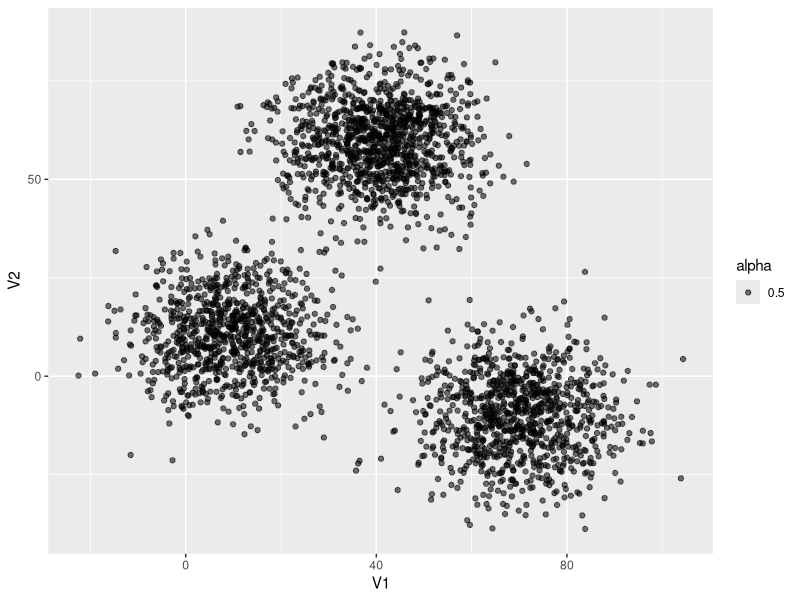
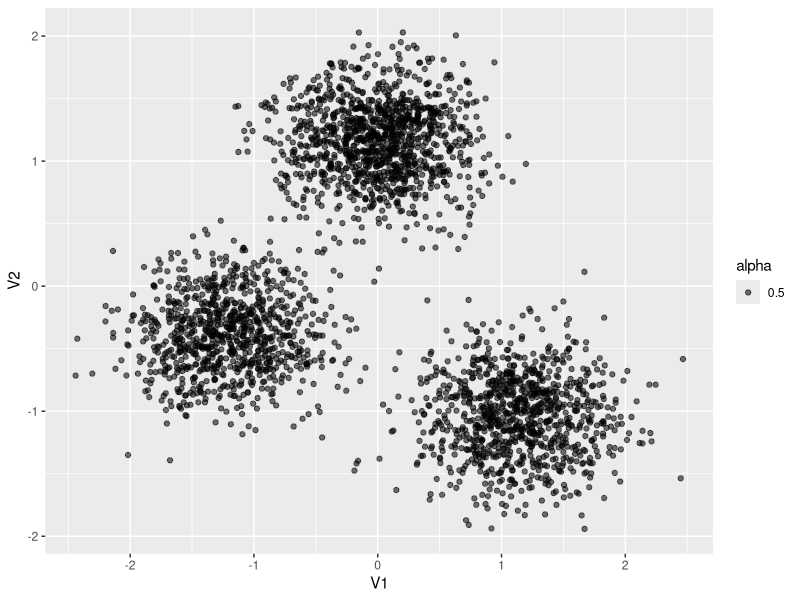
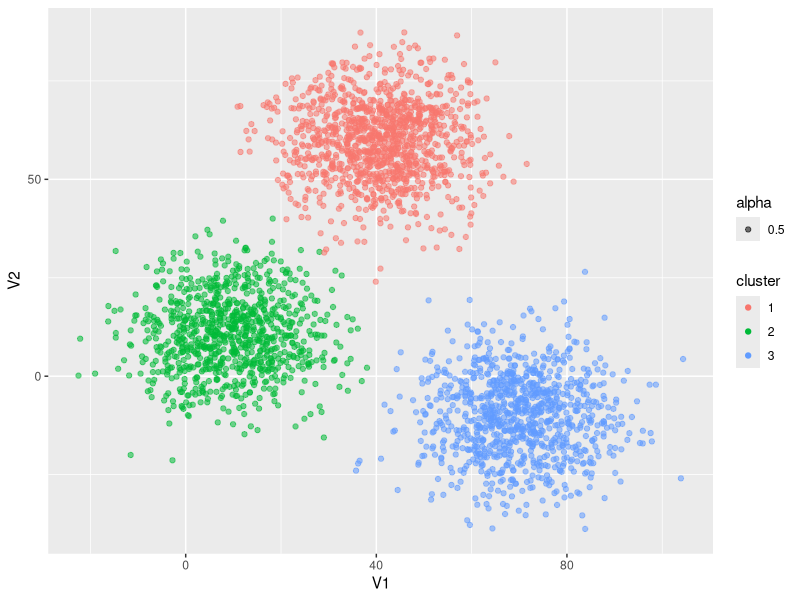
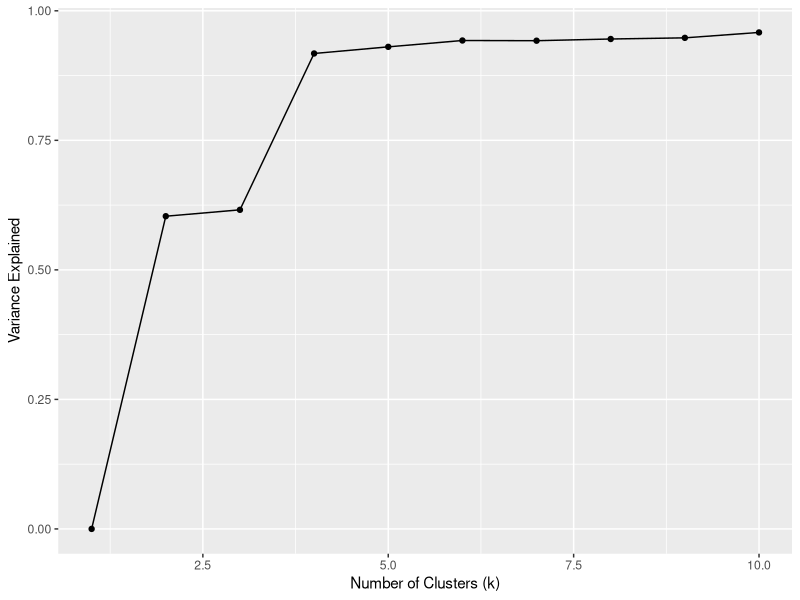

Source code (R) for these figures, in order:
# =====================================================================================================================
# CLUSTERING TUTORIAL
# =====================================================================================================================
install.packages("cluster")
#install.packages("RDatasets")
library(cluster)
library(ggplot2)
library(dplyr)
# XCLARA --------------------------------------------------------------------------------------------------------------
View(xclara)
# Q. Plot the xclara data. How many clusters are there?
ggplot(xclara, aes(V1,V2)) + geom_point(aes(alpha=.5))

# Q. Use kmeans to cluster these data.
#first scale the data
xclara_sl = scale(xclara)
View(xclara_sl)
apply(xclara_sl,2,mean) #normalized, scale has mean o and standard deviation of 1
apply(xclara_sl,2,sd)
class(xclara_sl)
#set.seed(50)
xclara_sl = as.data.frame(xclara_sl)
ggplot(xclara_sl, aes(V1,V2)) + geom_point(aes(alpha=.5))

xclara.cl=kmeans(xclara_sl,3)
xclara_sl$cluster = xclara.cl$cluster
xclara$cluster = xclara.cl$cluster
# Q. Plot the cluster assignment.

xclara$cluster = as.factor(xclara$cluster)
ggplot(xclara, aes(V1,V2)) + geom_point(aes(alpha=.5,color=cluster))


# Q. Produce a plot which shows the quality of clustering as a function of the number of clusters.

variance_explained =lapply(1:10, function(x){
  kmeans(xclara_sl,x)
}) %>% sapply(function(cluster){
  cluster$betweenss/cluster$totss
})
class(variance_explained)
variance_explained = data.frame(x=1:10,y=variance_explained)
ggplot(variance_explained,aes(x,y)) +geom_point()+geom_line() + xlab("Number of Clusters (k)") +ylab("Variance Explained")# + geom_smooth(method="glm")
# PLUTONIUM -----------------------------------------------------------------------------------------------------------

# Q. Plot the pluton data. How many clusters are there? Is there an obvious way to answer this question?
# Q. Add a column for Pu-242. Note that the rows do not currently sum to 100%.
# Q. Do you need to do anything with the data before you cluster it?
# Q. Estimate a reasonable number of clusters.
# Q. Calculate the average concentration of Pu-242 per cluster.

# ALCOHOL CONSUMPTION -------------------------------------------------------------------------------------------------

# Q. Scrape the data from https://en.wikipedia.org/wiki/List_of_countries_by_alcohol_consumption_per_capita.
# Q. Do some pre-processing to get the data into shape.
# Q. Consider which features should be excluded from a clustering analysis.
# Q. Create a hierarchical cluster showing which countries have similar alcohol consumption patterns.
# Q. Cut the tree into two clusters and interpret.